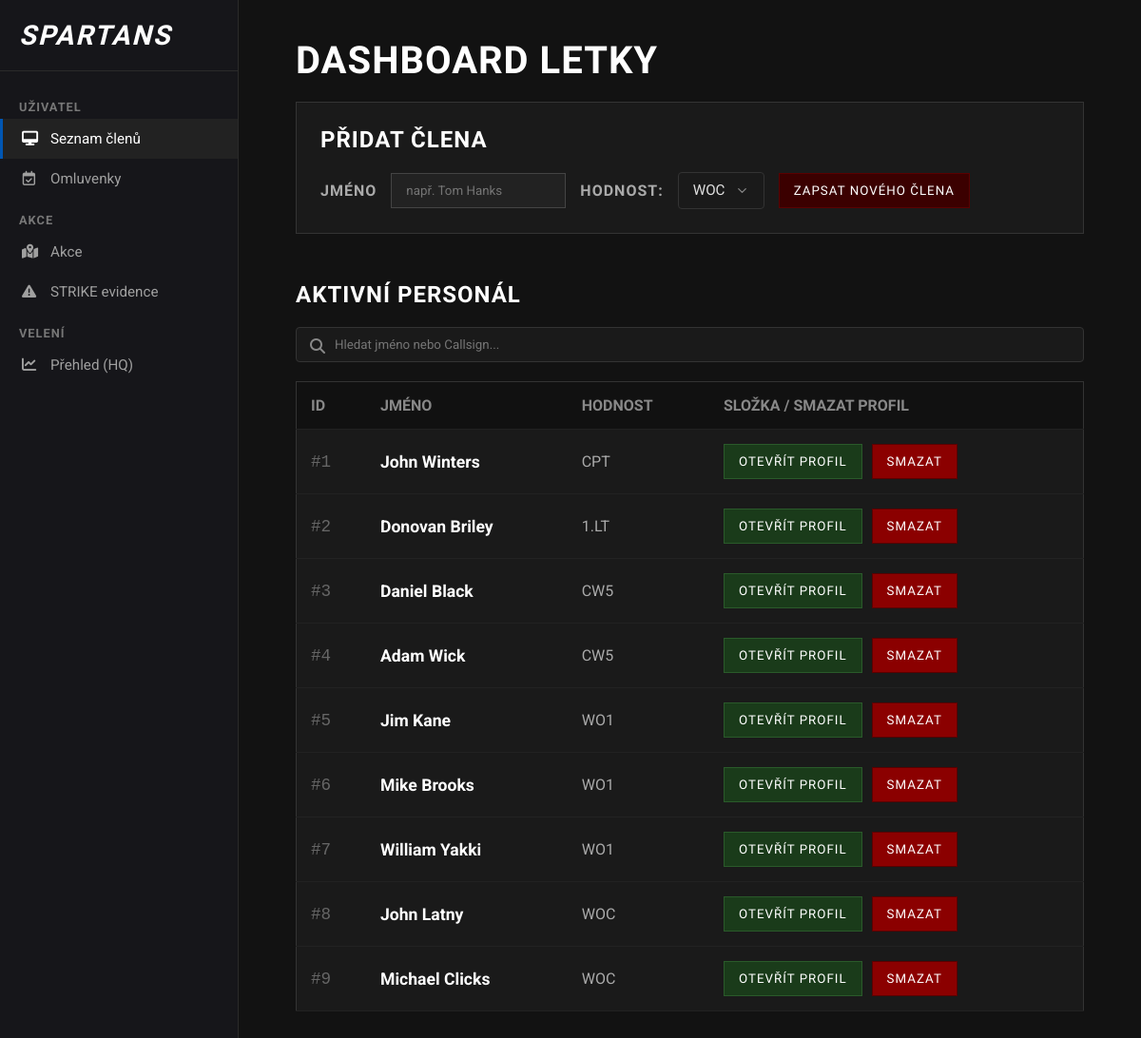
The page / on the database its author committed.
### app.py (models this page shows)
class Clen(db.Model):
    id = db.Column(db.Integer, primary_key=True)
    jmeno = db.Column(db.String(50), nullable=False)
    hodnost_id = db.Column(db.Integer, db.ForeignKey('hodnost.id'), nullable=False)
    hodnost = db.relationship('Hodnost')

class Hodnost(db.Model):
    id = db.Column(db.Integer, primary_key=True)
    nazev = db.Column(db.String(50), nullable=False)

### app.py (the view)
@app.route('/')
def index():
    clenove_z_db = Clen.query.all()
    hodnosti_z_db = Hodnost.query.all()
    return render_template('index.html', clenove=clenove_z_db, hodnosti=hodnosti_z_db)

### templates/index.html (shortened to what this page needs)
<!doctype html>
<html lang="cs">
  <head>
    <link
      rel="stylesheet"
      href="https://cdnjs.cloudflare.com/ajax/libs/font-awesome/6.4.0/css/all.min.css"
    />
    <link
      rel="stylesheet"
      href="{{ url_for('static', filename='index.css') }}"
    />
  </head>
  <body>
    <div class="sidebar">
      <div class="sidebar-brand">
        <i> SPARTANS</i>
      </div>
      <div class="sidebar-category">Uživatel</div>
      <div class="sidebar-nav">
        <a href="/" class="active"
          ><i class="fa-solid fa-desktop"></i> Seznam členů</a
        >
        <a href="/omluvenky"
          ><i class="fa-regular fa-calendar-check"></i> Omluvenky</a
        >
      </div>
      <div class="sidebar-category">Akce</div>
      <div class="sidebar-nav">
        <a href="/akce"><i class="fa-solid fa-map-location-dot"></i> Akce </a>
        <a href="/strike"><i class="fa-solid fa-triangle-exclamation"></i> STRIKE evidence</a>
      </div>
      <div class="sidebar-category">Velení</div>
      <div class="sidebar-nav">
          <a href="/dashboard"><i class="fa-solid fa-chart-line"></i> Přehled (HQ)</a>
      </div>
    </div>
    <div class="main-content">
      <div class="container" style="display: block">
        <h1>Dashboard Letky</h1>
        <div class="form-box">
          <h2>PŘIDAT ČLENA</h2>
          <form action="/pridat" method="POST" class="form-group">
            <label for="jmeno">Jméno</label>
            <input
              type="text"
              id="jmeno"
              name="jmeno"
              placeholder="např. Tom Hanks"
              required
            />
            <label for="hodnost">Hodnost:</label>
            <select id="hodnost" name="hodnost">
              {% for h in hodnosti %}
              <option value="{{ h.id }}">{{ h.nazev }}</option>
              {% endfor %}
            </select>
            <button type="submit">Zapsat nového člena</button>
          </form>
        </div>
        <h2>Aktivní personál</h2>
        <div style="margin-bottom: 20px; position: relative;">
                <i class="fa-solid fa-magnifying-glass" style="position: absolute; left: 15px; top: 12px; color: #888;"></i>
                <input type="text" id="search-input" onkeyup="hledatClena()" placeholder="Hledat jméno nebo Callsign..." style="width: 100%; padding: 10px 10px 10px 40px; background-color: #1a1a1a; border: 1px solid #333; color: #fff; font-family: 'Roboto', sans-serif; box-sizing: border-box; border-radius: 4px;">
            </div>
        <table id="tabulka-clenu">
          <tr>
            <th>ID</th>
            <th>Jméno</th>
            <th>Hodnost</th>
            <th>Složka / smazat profil</th>
          </tr>
          {% for clen in clenove %}
          <tr>
            <td class="cell-id">#{{ clen.id }}</td>
            <td class="cell-name">{{ clen.jmeno }}</td>
            <td class="cell-rank">{{ clen.hodnost.nazev }}</td>
            <td>
              <div style="display: flex; gap: 10px">
                <a href="/profil/{{ clen.id }}"
                  ><button class="action-btn">Otevřít profil</button></a
                >
                <form
                  action="/smazat_clena/{{ clen.id }}"
                  method="POST"
                  onsubmit="return confirm('Opravdu smazat?');"
                >
                  <button type="submit" class="delete-btn">Smazat</button>
                </form>
              </div>
            </td>
          </tr>
          {% endfor %}
        </table>
      </div>
    </div>
  </body>
</html>

### static/index.css (style rules this page uses)
body { background-color: #121212; color: #e0e0e0; font-family: 'Roboto', sans-serif; margin: 0; padding: 0; display: flex; min-height: 100vh; }
.sidebar { width: 250px; background-color: #16161a; border-right: 1px solid #2a2a2a; display: flex; flex-direction: column; padding-top: 20px; flex-shrink: 0; }
.sidebar-brand { color: #fff; font-family: 'Oswald', sans-serif; font-size: 1.8rem; font-weight: bold; letter-spacing: 2px; padding: 0 20px 20px 20px; border-bottom: 1px solid #2a2a2a; margin-bottom: 15px; display: flex; align-items: center; gap: 10px; }
.sidebar-category { color: #777; font-size: 0.8rem; text-transform: uppercase; font-weight: bold; margin: 15px 20px 5px 20px; letter-spacing: 1px; }
.sidebar-nav { display: flex; flex-direction: column; }
.sidebar-nav a { color: #a0a0a0; text-decoration: none; padding: 12px 20px; display: flex; align-items: center; gap: 15px; font-size: 0.95rem; transition: all 0.2s; border-left: 3px solid transparent; }
.sidebar-nav a.active { background-color: #222; color: #fff; border-left-color: #0056b3; }
.sidebar-nav a i { width: 15px; text-align: center; }
.main-content { flex: 1; padding: 40px; background-color: #121212; box-sizing: border-box; }
.container { max-width: 1200px; margin: 0 auto; padding: 0 20px; }
h1, h2 { font-family: 'Oswald', sans-serif; text-transform: uppercase; color: #ffffff; letter-spacing: 1px; }
h1 { font-size: 2.5rem; margin-top: 0; margin-bottom: 20px; }
h2 { font-size: 1.5rem; margin-top: 0; margin-bottom: 20px; }
.form-box { background-color: #1a1a1a; padding: 25px; border: 1px solid #333; margin-bottom: 50px; }
.form-group { display: flex; gap: 15px; align-items: center; flex-wrap: wrap; }
label { font-weight: bold; color: #aaa; font-family: 'Oswald', sans-serif; text-transform: uppercase; letter-spacing: 1px; }
input, select, button { background-color: #222; color: #fff; border: 1px solid #444; padding: 10px 15px; font-family: 'Roboto', sans-serif; }
button { background-color: #3b0000; border: 1px solid #5a0000; cursor: pointer; font-family: 'Oswald', sans-serif; text-transform: uppercase; letter-spacing: 1px; transition: background 0.2s; }
.action-btn { background-color: #1a3b1a; border-color: #2a5a2a; }
.delete-btn { background-color: #8b0000; border-color: #5a0000; }
table { width: 100%; border-collapse: collapse; background-color: #1a1a1a; border: 1px solid #333; }
th, td { padding: 15px; text-align: left; border-bottom: 1px solid #222; }
th { background-color: #111; font-family: 'Oswald', sans-serif; color: #888; text-transform: uppercase; }
td a { text-decoration: none; }
.cell-id { color: #666; font-family: monospace; font-size: 1.1rem; }
.cell-name { font-weight: bold; color: #fff; font-size: 1.1rem; }
.cell-rank { color: #aaa; }
select { appearance: none; -webkit-appearance: none; -moz-appearance: none; background-color: #1a1a1a; color: #e0e0e0; border: 1px solid #333; border-radius: 4px; padding: 10px 40px 10px 15px; font-family: 'Roboto', sans-serif; font-size: 0.95rem; cursor: pointer; box-sizing: border-box; transition: all 0.3s ease; background-repeat: no-repeat; background-position: right 15px center; background-size: 15px; }
select option { background-color: #1a1a1a; color: #e0e0e0; padding: 10px; }

### rows shown on the page
Clen: id "1", jmeno "John Winters", hodnost.nazev "CPT"
Clen: id "2", jmeno "Donovan Briley", hodnost.nazev "1.LT"
Clen: id "3", jmeno "Daniel Black", hodnost.nazev "CW5"
Clen: id "4", jmeno "Adam Wick", hodnost.nazev "CW5"
Clen: id "5", jmeno "Jim Kane", hodnost.nazev "WO1"
Clen: id "6", jmeno "Mike Brooks", hodnost.nazev "WO1"
Clen: id "7", jmeno "William Yakki", hodnost.nazev "WO1"
Clen: id "8", jmeno "John Latny", hodnost.nazev "WOC"
Clen: id "9", jmeno "Michael Clicks", hodnost.nazev "WOC"

### other values the page prints
form field hodnost "WOC"
